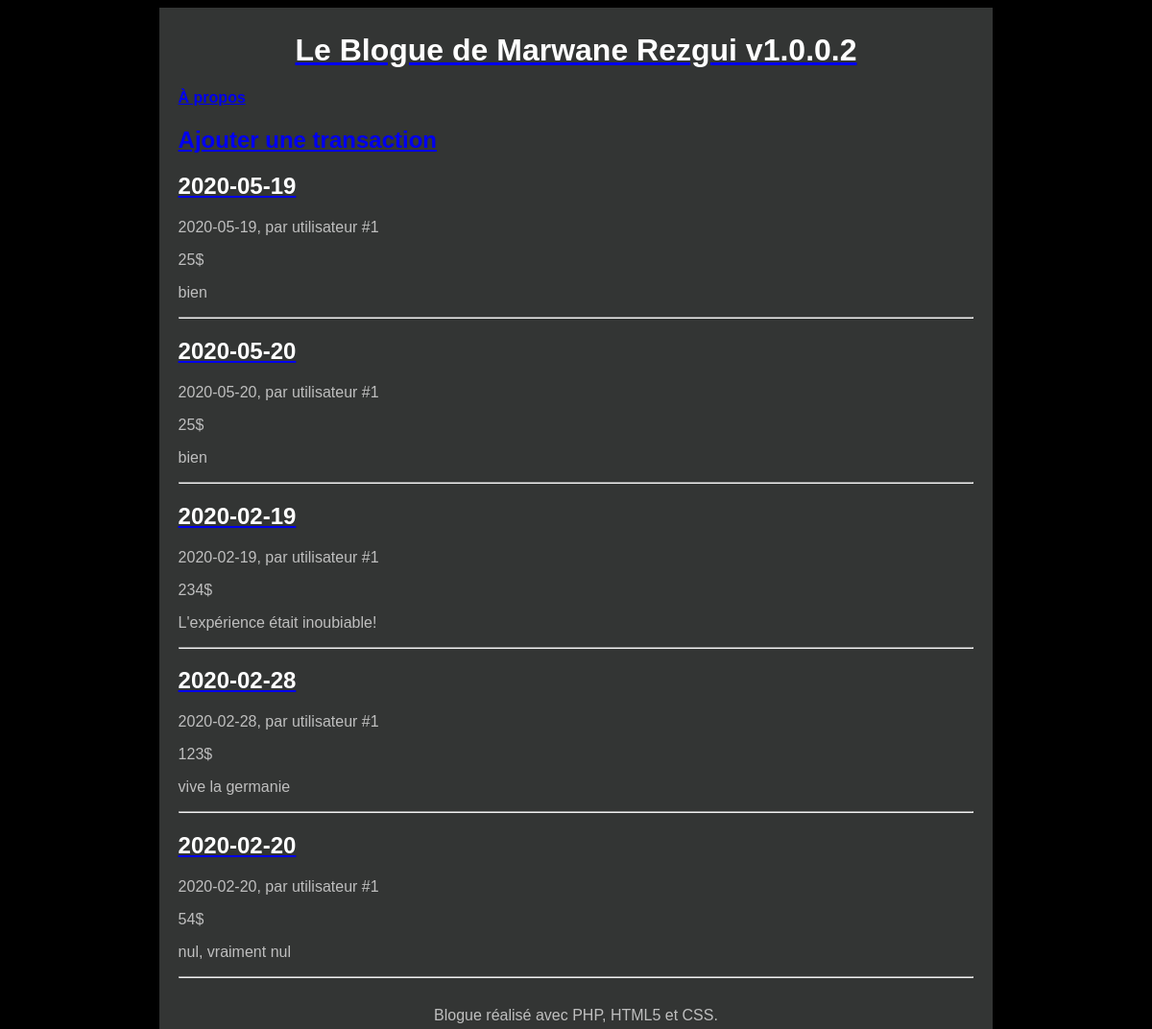
The page / on the database its author committed.
### tables this page shows
CREATE TABLE `transactions` (
  `id` int(11) NOT NULL,
  `Daate` date NOT NULL,
  `Prix` double NOT NULL,
  `Utilisateur_id` int(11) NOT NULL,
  `retourInformation` varchar(255) DEFAULT NULL
);

### Controleur/Controleur.php (called while the page is built, shortened)
<?php
require 'Modele/Modele.php';
function accueil() {
    $transactions = getTransactions();
    require 'Vue/vueAccueil.php';
}

### Modele/Modele.php (called while the page is built, shortened)
<?php
function getBdd() {
    $bdd = new PDO('mysql:host=localhost;dbname=fuel;charset=utf8', 'root', 'root', array(PDO::ATTR_ERRMODE => PDO::ERRMODE_EXCEPTION));
    return $bdd;
}
function getTransactions() {
    $bdd = getBdd();
    $transactions = $bdd->query('select * from transactions'
            . ' order by ID desc');
    return $transactions;
}

### Vue/vueAccueil.php (the view, shortened to what this page needs)
<a href="index.php?action=apropos">
    <h4>À propos</h4>
</a>
<a href="index.php?action=nouvelTransaction">
    <h2 class="Daatetransactions">Ajouter une transaction</h2>
</a>
<?php foreach ($transactions as $transaction):
    ?>
    <article>
        <header>
            <a href="<?= "index.php?action=transaction&id=" . $transaction['id'] ?>">
                <h1 class="Datetransactions"><?= $transaction['Daate'] ?></h1>
            </a>
            <time><?= $transaction['Daate'] ?></time>, par utilisateur #<?= $transaction['Utilisateur_id'] ?>
        </header>
        <p><?= $transaction['Prix'] ?>$</p>
        <p><?= $transaction['retourInformation'] ?></p>
    </article>
    <hr />
<?php endforeach; ?>
<?php require 'Vue/gabarit.php'; ?>

### Contenu/css/style.css (style rules this page uses)
html, body { height: 100%; }
body { color: #bfbfbf; background: black; font-family: 'Futura-Medium', 'Futura', 'Trebuchet MS', sans-serif; }
h1 { color: white; }

### rows shown on the page
transactions: Daate "2020-05-19", Utilisateur "1", Prix "25", retourInformation "bien"
transactions: Daate "2020-05-20", Utilisateur "1", Prix "25", retourInformation "bien"
transactions: Daate "2020-02-19", Utilisateur "1", Prix "234", retourInformation "L'expérience était inoubiable!"
transactions: Daate "2020-02-28", Utilisateur "1", Prix "123", retourInformation "vive la germanie"
transactions: Daate "2020-02-20", Utilisateur "1", Prix "54", retourInformation "nul, vraiment nul"
